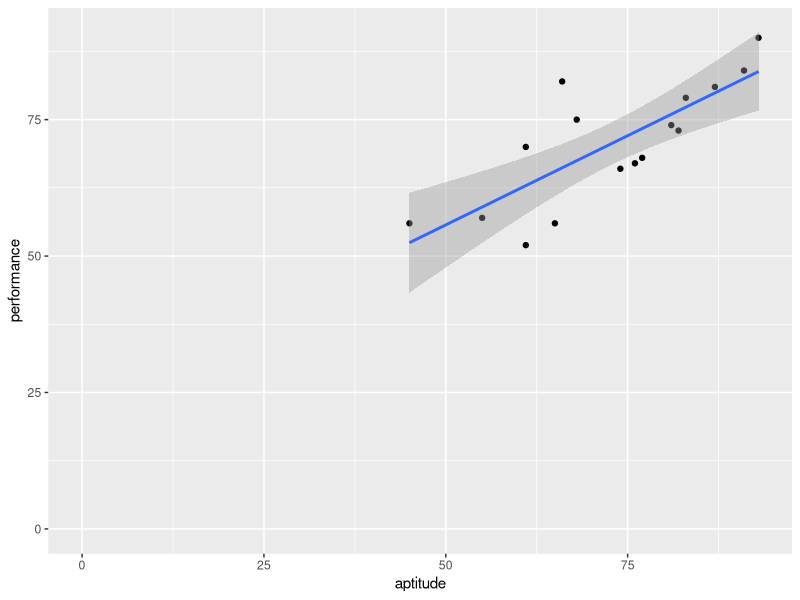

The R script that drew this image:
## ---- chunk 1
knitr::opts_chunk$set(echo = TRUE)
## ---- chunk 2
library(tidyverse)
## ---- chunk 3
aptitude <- c(45, 81, 65, 87, 68, 91, 77, 61, 55, 66, 82, 93, 76, 83, 61, 74)
performance <- c(56, 74, 56, 81, 75, 84, 68, 52, 57, 82, 73, 90, 67, 79, 70, 66)
consultant <- c(1,2,3,4,5,6,7,8,9,10,11,12,13,14,15,16)
#this builds our table
consultants <- data.frame(consultant, aptitude, performance)
consultants
## ---- chunk 4
consultants |> summarize(correlation = cor(aptitude, performance, method="pearson"))
## ---- chunk 5

consultants |> 
  ggplot() +
  geom_point(aes(x=aptitude, y=performance)) +
  geom_smooth(aes(x=aptitude, y=performance), method="lm") +
  expand_limits(x = 0, y = 0)

## ---- chunk 6

## ---- chunk 7

## ---- chunk 8

## ---- chunk 9

## ---- chunk 10

